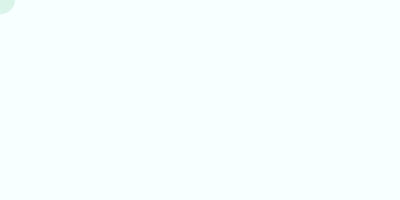
Frame 1 (no input)
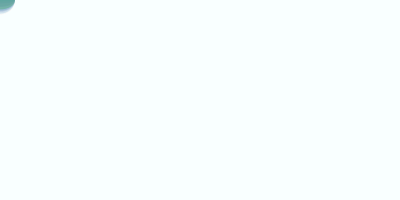
Frame 60 (the mouse pressed at the canvas centre just before this capture)
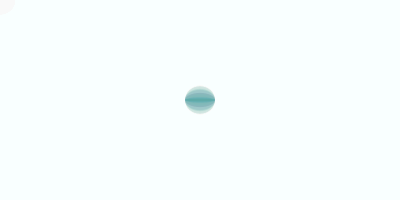
Frame 120 (the mouse held since frame 60 and released just before this capture)

The Processing sketch that drew these frames (run headless with seeded random() and noise(); from frame 60 on, the mouse is pressed at the canvas centre):

// Processing sketch: processing_13917
// ── processing_13917.pde

//by Esther Lui :3

float a = 0;
float b = 0;

void setup() {
  size(400, 200);
  background(247, 255, 255);
    noStroke();
      smooth();
  noiseDetail(14);
}
 
void draw() {

  b = b + 0.2;
  
  b = b + .02;
  if (b > 100) { 
    b = 0; 
  }
  fill(255,255,255, 20);  
  rect(0,0,width,height);  
  fill(0,random(250),random(250), 30);
  ellipse(mouseX,mouseY, 30, random(30));




   
}
 
                 
